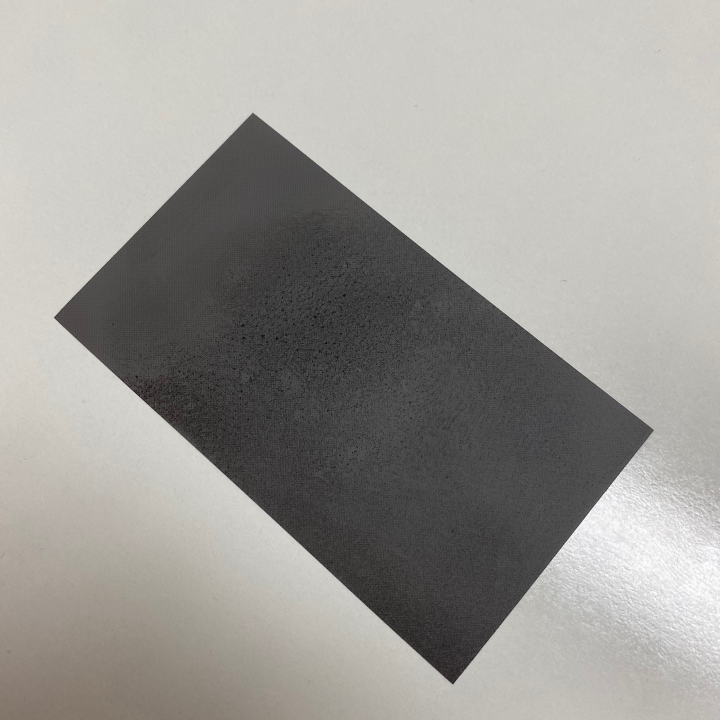
#> input picture Oil_test/File/oil_test_02.jpg, 1440 x 1440 px (shown at 1/2 size)
$ jupyter execute --allow-errors oil_test_07.ipynb   (shell and % lines are left out)
#> lines starting #> are read from the running program, lines starting #| are printed output that depends on the picture; after the words box and inside, x2 and y2 are one past the last pixel; in counts of white or black regions, pixels touching at a corner belong together
[cell 1]
import cv2
import numpy as np

import matplotlib.pylab as plt

image = cv2.imread('../File/oil_test_02.jpg')
#> image is the input picture: shape (1440, 1440, 3); mean B, G, R 150.3, 154.5, 156.3
orig = image.copy()

# STEP 1 : Edge Detection

[cell 2]
r = 800.0 / image.shape[0]
#> r = 0.556
dim = (int(image.shape[1] * r), 800)
#> dim = (800, 800)
image = cv2.resize(image, dim, interpolation = cv2.INTER_AREA)
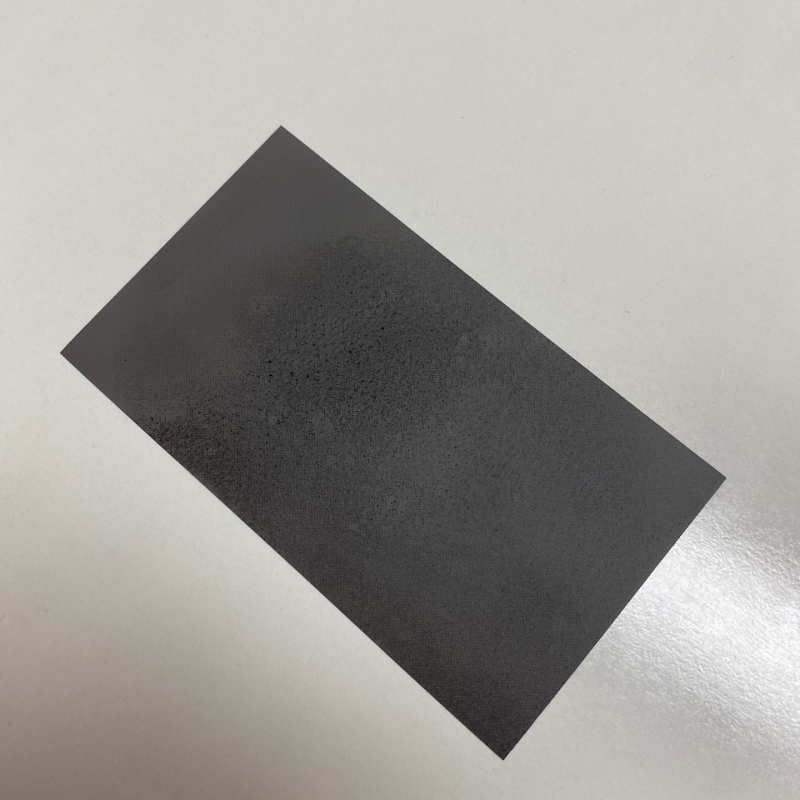
#> image: shape (800, 800, 3); mean B, G, R 150.3, 154.5, 156.3

gray = cv2.cvtColor(image, cv2.COLOR_BGR2GRAY)
blur = cv2.GaussianBlur(gray, (9,9), 0)
edged = cv2.Canny(blur, 70, 150)
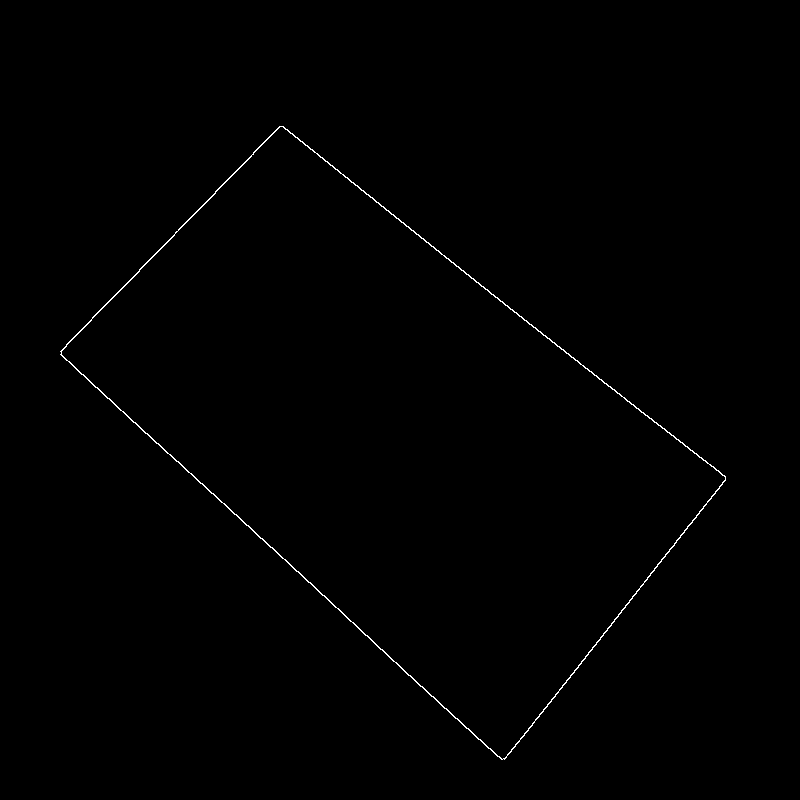
#> edged: shape (800, 800); 0.4% white in thin lines or dots, all inside (x1, y1, x2, y2) = (60, 126, 726, 760)

plt.imshow(edged)

[cell 3]
kernel = cv2.getStructuringElement(cv2.MORPH_RECT, (7,7))
closed = cv2.morphologyEx(edged, cv2.MORPH_CLOSE, kernel)
plt.imshow( closed)

[cell 4]
(cnts, _) = cv2.findContours(closed.copy(), cv2.RETR_LIST, cv2.CHAIN_APPROX_SIMPLE)
#> cnts = 2 contours; box (x1, y1, x2, y2) and area: (60, 126, 726, 760) 198525, (63, 128, 723, 757) 197308

cnts = sorted(cnts, key = cv2.contourArea, reverse=True)[:3]

for c in cnts:
    peri = cv2.arcLength(c,True)
    approx = cv2.approxPolyDP(c, 0.02 * peri, True)

    if len(approx) == 4:
        screenCnt = approx
        break
#> this loop made 1 pass
#> (peri, screenCnt) on pass 1: (1896.6, [[279, 126], [60, 354], [504, 759], [725, 476]])

cv2.drawContours(image,[screenCnt], -1, (0,255,0), 2)
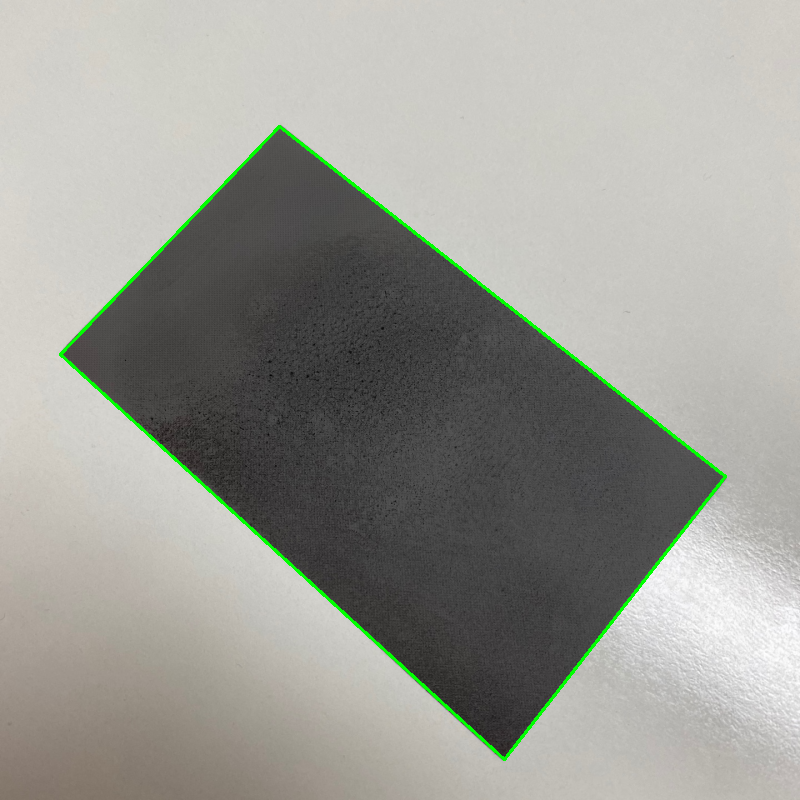
#> image: shape (800, 800, 3); 0.92% of pixels changed, all inside (x1, y1, x2, y2) = (59, 125, 727, 761)

plt.imshow(image)

[cell 5]
print(screenCnt)
#| [[[279 126]]
#|  [[ 60 354]]
#|  [[504 759]]
#|  [[725 476]]]

[cell 6]
def order_points(pts):
    rect = np.zeros((4,2), dtype = "float32")

    s = pts.sum(axis = 1)
#> s = [729, 745.2, 2273.4, 2161.8]

    rect[0] = pts[np.argmin(s)]
    rect[2] = pts[np.argmax(s)]

    diff = np.diff(pts, axis = 1)
#> diff = [-275.4, 529.2, 459, -448.2]
    rect[1] = pts[np.argmin(diff)]
    rect[3] = pts[np.argmax(diff)]

    return rect

[cell 7]
rect = order_points(screenCnt.reshape(4,2) / r)
#> rect = [[502.2, 226.8], [1305, 856.8], [907.2, 1366.2], [108, 637.2]]

(topLeft, topRight, bottomRight, bottomLeft) = rect
#> topLeft = [502.2, 226.8]; topRight = [1305, 856.8]; bottomRight = [907.2, 1366.2]; bottomLeft = [108, 637.2]

w1 = abs(bottomRight[0] - bottomLeft[0])
#> w1 = 799.2
w2 = abs(topRight[0] - topLeft[0])
#> w2 = 802.8
h1 = abs(topRight[1] - bottomRight[1])
#> h1 = 509.4
h2 = abs(topLeft[1] - bottomLeft[1])
#> h2 = 410.4

[cell 8]
maxWidth = max([w1, w2])
#> maxWidth = 802.8
maxHeight = max([h1, h2])
#> maxHeight = 509.4

[cell 9]
dst = np.float32([[0,0], [maxWidth-1,0], [maxWidth-1, maxHeight-1], [0,maxHeight-1]])
#> dst = [[0, 0], [801.8, 0], [801.8, 508.4], [0, 508.4]]

[cell 10]
M = cv2.getPerspectiveTransform(rect, dst)
#> M = [[0.682, 0.656, -491.4], [-0.62, 0.79, 132.1], [3.41e-05, 0.00018, 1]]

$ run again, with Oil_test/File/oil_test_01.jpg copied over Oil_test/File/oil_test_02.jpg
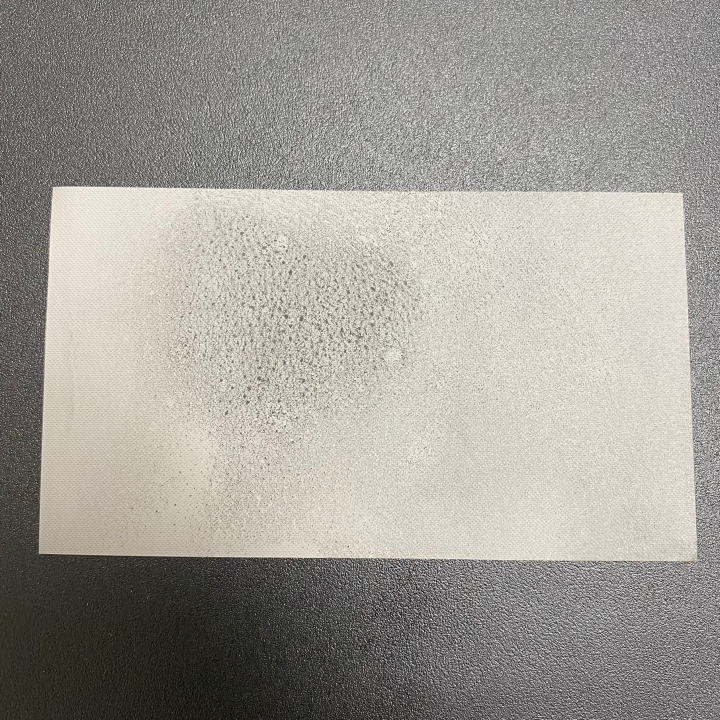
#> input picture Oil_test/File/oil_test_01.jpg, 1440 x 1440 px (shown at 1/2 size)
#> image is the input picture: shape (1440, 1440, 3); mean B, G, R 150.2, 156.9, 159.9
#> `edged = cv2.Canny(blur, 70, 150)`:
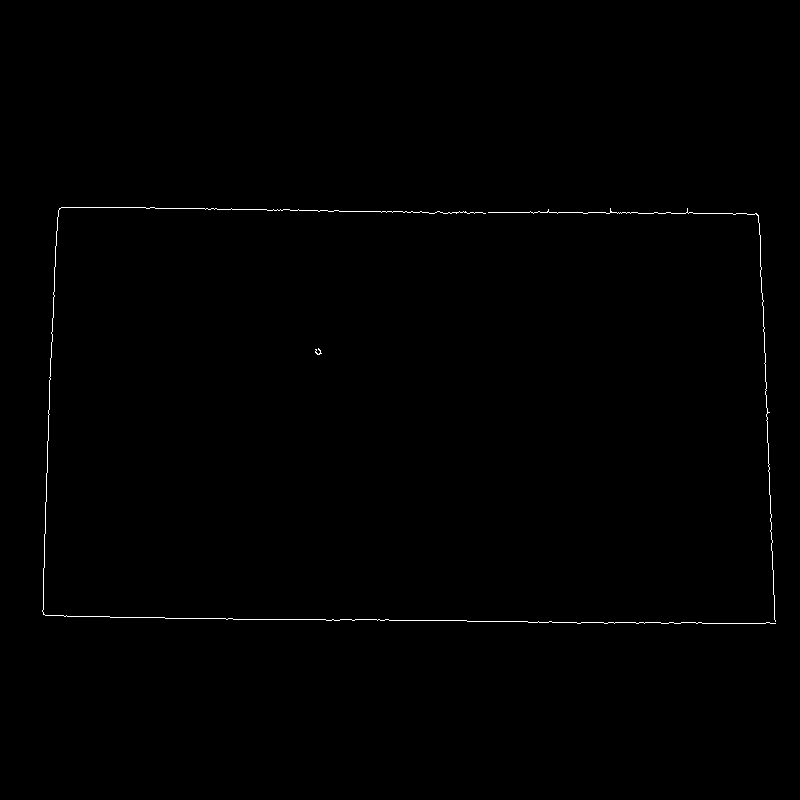
#> edged: shape (800, 800); 0.36% white in thin lines or dots, all inside (x1, y1, x2, y2) = (42, 207, 776, 624)
#> cnts = 3 contours; box (x1, y1, x2, y2) and area: (42, 207, 776, 624) 293838, (43, 207, 775, 624) 293500, (315, 348, 322, 355) 24
#> the loop `for c in cnts:` made 1 pass
#> (peri, screenCnt) on pass 1: (2303.7, [[59, 208], [43, 614], [775, 623], [756, 213]])
#> `cv2.drawContours(image,[screenCnt], -1, (0,255,0), 2)`:
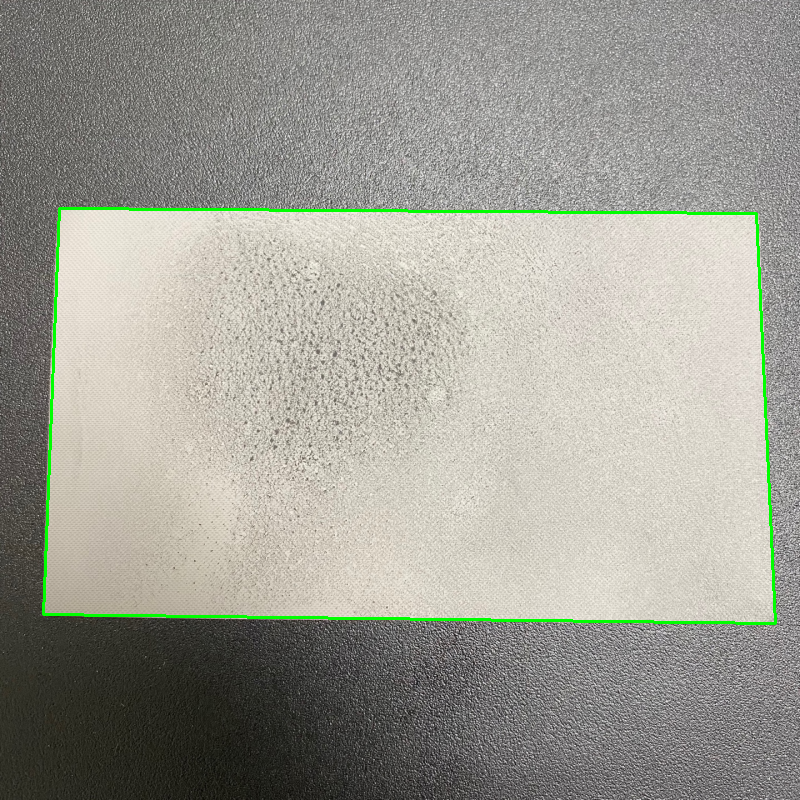
#> image: shape (800, 800, 3); mean B, G, R 148.3, 157.5, 157.8
#| [[[ 59 208]]
#|  [[ 43 614]]
#|  [[775 623]]
#|  [[756 213]]]
#> s = [480.6, 1182.6, 2516.4, 1744.2]
#> diff = [268.2, 1027.8, -273.6, -977.4]
#> rect = [[106.2, 374.4], [1360.8, 383.4], [1395, 1121.4], [77.4, 1105.2]]
#> topLeft = [106.2, 374.4]; topRight = [1360.8, 383.4]; bottomRight = [1395, 1121.4]; bottomLeft = [77.4, 1105.2]
#> w1 = 1317.6
#> w2 = 1254.6
#> h1 = 738
#> h2 = 730.8
#> maxWidth = 1317.6
#> maxHeight = 738
#> dst = [[0, 0], [1316.6, 0], [1316.6, 737], [0, 737]]
#> M = [[1.09, 0.0428, -131.5], [-0.0078, 1.09, -406.2], [6.69e-06, 7.05e-05, 1]]

$ run again, with Oil_test/File/oil_test_03.jpg copied over Oil_test/File/oil_test_02.jpg
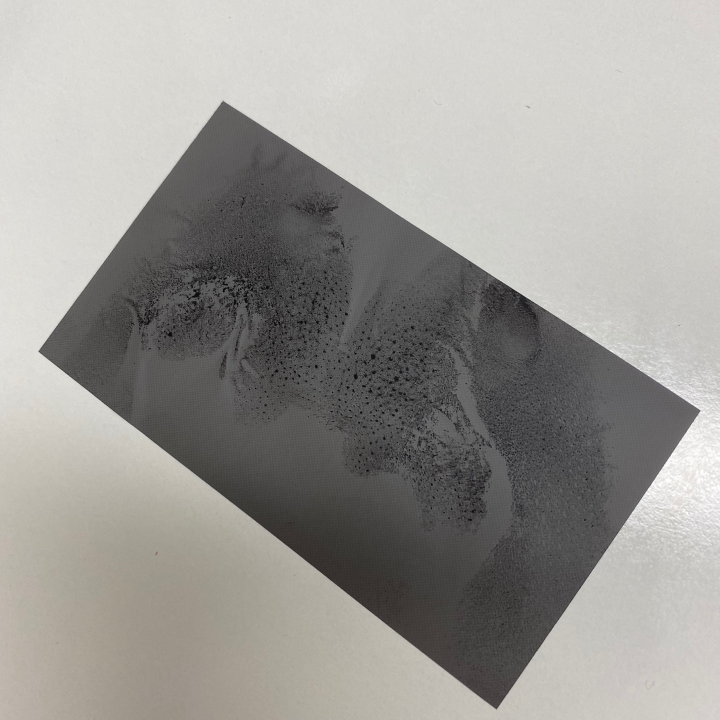
#> input picture Oil_test/File/oil_test_03.jpg, 1440 x 1440 px (shown at 1/2 size)
#> image is the input picture: shape (1440, 1440, 3); mean B, G, R 149.5, 153.6, 155.5
#> `edged = cv2.Canny(blur, 70, 150)`:
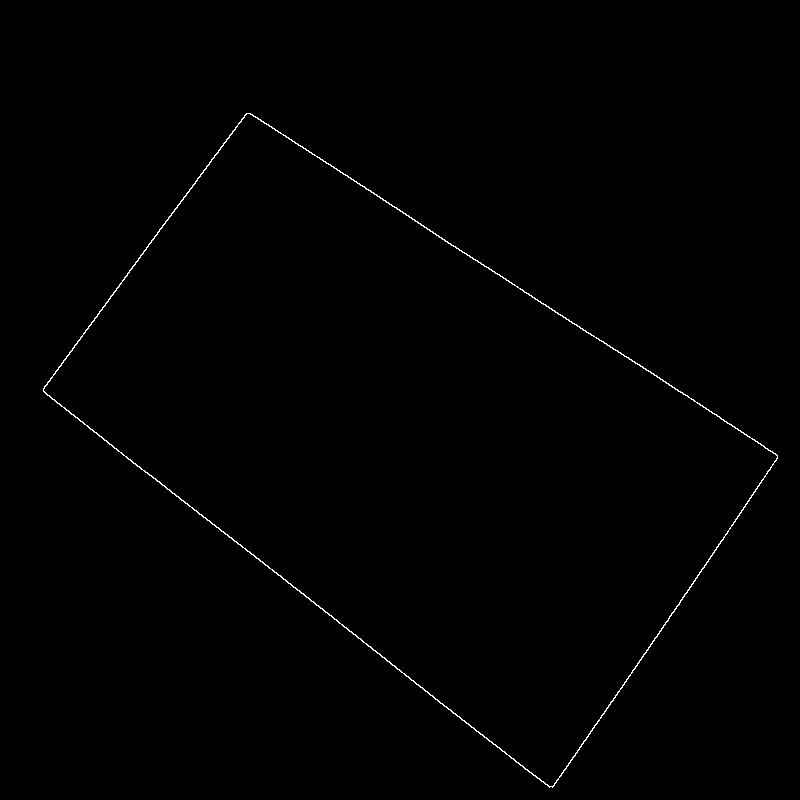
#> edged: shape (800, 800); 0.43% white in thin lines or dots, all inside (x1, y1, x2, y2) = (43, 113, 778, 788)
#> cnts = 2 contours; box (x1, y1, x2, y2) and area: (43, 113, 778, 788) 240260, (45, 115, 776, 785) 239092
#> the loop `for c in cnts:` made 1 pass
#> (peri, screenCnt) on pass 1: (2133, [[246, 113], [43, 391], [552, 787], [777, 455]])
#> `cv2.drawContours(image,[screenCnt], -1, (0,255,0), 2)`:
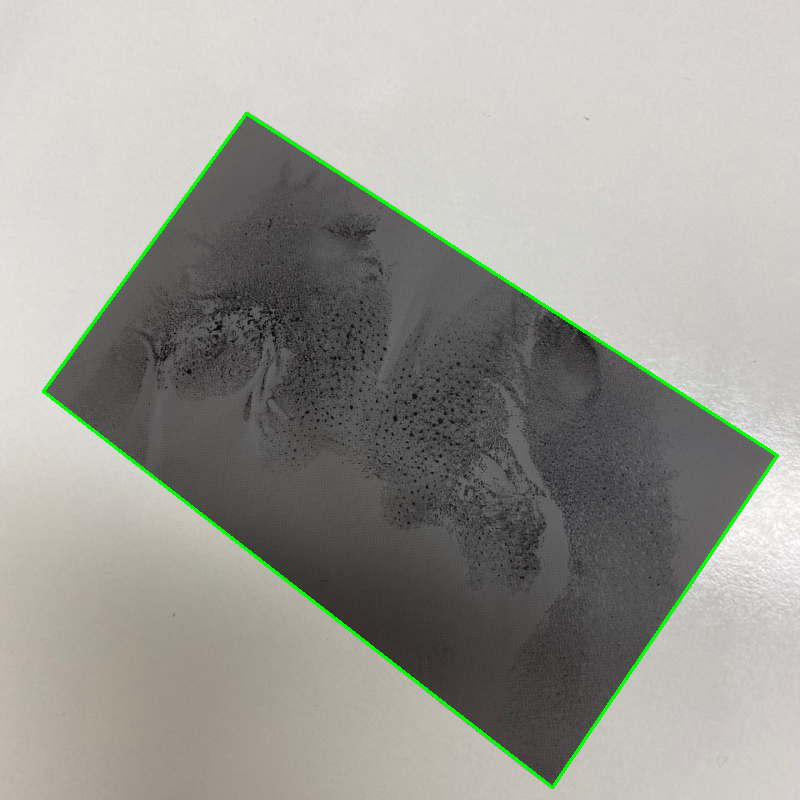
#> image: shape (800, 800, 3); mean B, G, R 148.4, 155.1, 154.3
#| [[[246 113]]
#|  [[ 43 391]]
#|  [[552 787]]
#|  [[777 455]]]
#> s = [646.2, 781.2, 2410.2, 2217.6]
#> diff = [-239.4, 626.4, 423, -579.6]
#> rect = [[442.8, 203.4], [1398.6, 819], [993.6, 1416.6], [77.4, 703.8]]
#> topLeft = [442.8, 203.4]; topRight = [1398.6, 819]; bottomRight = [993.6, 1416.6]; bottomLeft = [77.4, 703.8]
#> w1 = 916.2
#> w2 = 955.8
#> h1 = 597.6
#> h2 = 500.4
#> maxWidth = 955.8
#> maxHeight = 597.6
#> dst = [[0, 0], [954.8, 0], [954.8, 596.6], [0, 596.6]]
#> M = [[0.847, 0.618, -500.6], [-0.57, 0.885, 72.41], [0.000106, 0.000119, 1]]
